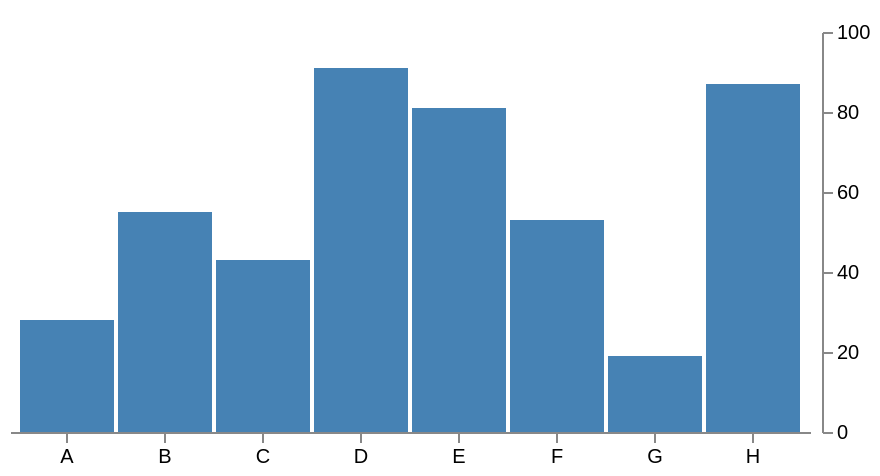

Here is the Vega-Lite specification saved for this chart:
### Vega specification from a JSON file in a GitHub repository (floating-point values rounded to 4 significant figures)
{"$schema": "https://vega.github.io/schema/vega/v3.0.json", "width": 400, "height": 200, "padding": 5, "data": [{"name": "table", "values": [{"category": "A", "amount": 28}, {"category": "B", "amount": 55}, {"category": "C", "amount": 43}, {"category": "D", "amount": 91}, {"category": "E", "amount": 81}, {"category": "F", "amount": 53}, {"category": "G", "amount": 19}, {"category": "H", "amount": 87}]}], "signals": [{"name": "tooltip", "value": {}, "on": [{"events": "rect:mouseover", "update": "datum"}, {"events": "rect:mouseout", "update": "{}"}]}], "scales": [{"name": "xscale", "type": "band", "domain": {"data": "table", "field": "category"}, "range": "width", "padding": 0.05, "round": true}, {"name": "yscale", "domain": {"data": "table", "field": "amount"}, "nice": true, "range": "height"}], "axes": [{"orient": "bottom", "scale": "xscale"}, {"orient": "right", "scale": "yscale", "tickCount": 5, "offset": 6}], "marks": [{"type": "rect", "from": {"data": "table"}, "encode": {"enter": {"x": {"scale": "xscale", "field": "category"}, "width": {"scale": "xscale", "band": 1}, "y": {"scale": "yscale", "field": "amount"}, "y2": {"scale": "yscale", "value": 0}}, "update": {"fill": {"value": "steelblue"}}, "hover": {"fill": {"value": "red"}}}}, {"type": "text", "encode": {"enter": {"align": {"value": "center"}, "baseline": {"value": "bottom"}, "fill": {"value": "#333"}}, "update": {"x": {"scale": "xscale", "signal": "tooltip.category", "band": 0.5}, "y": {"scale": "yscale", "signal": "tooltip.amount", "offset": -2}, "text": {"signal": "tooltip.amount"}, "fillOpacity": [{"test": "datum === tooltip", "value": 0}, {"value": 1}]}}}]}
